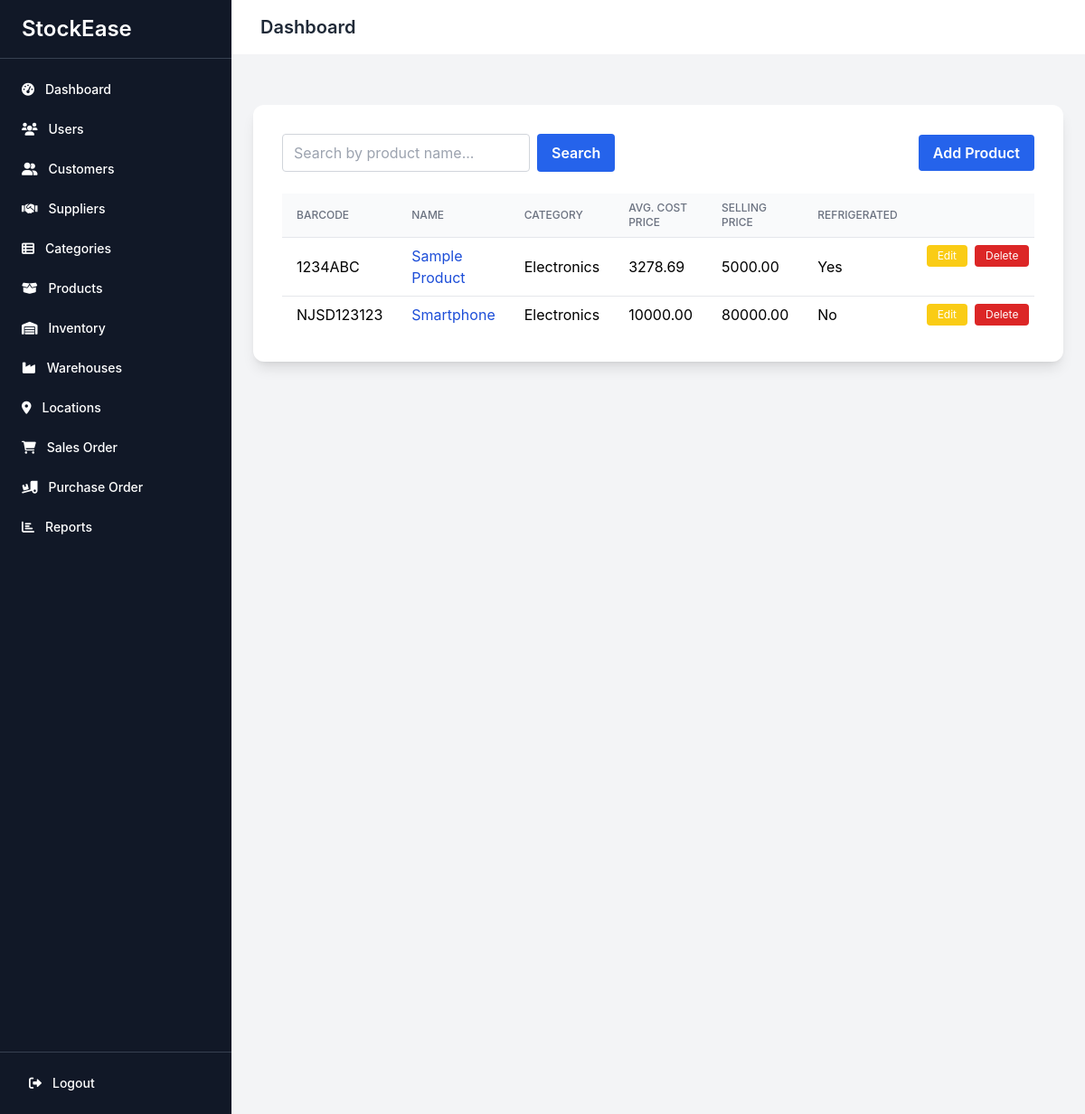
Screenshot of /products/ (signed in) with the database file from the repository.
### core/models.py (models this page shows, shortened)
class Product(models.Model):
    barCode = models.CharField(max_length=255, unique=True)
    name = models.CharField(max_length=255)
    description = models.TextField()
    category = models.ForeignKey(Category, on_delete=models.CASCADE)
    expiryDate = models.DateField(null=True, blank=True)
    averageCostPrice = models.DecimalField(
        max_digits=10,
        decimal_places=2,
        default=0,
        help_text="Average cost price of the product"
    )
    sellingPrice = models.DecimalField(max_digits=10, decimal_places=2)
    packedWeight = models.FloatField(blank=True, null=True)
    packedHeight = models.FloatField(blank=True, null=True)
    packedWidth = models.FloatField(blank=True, null=True)
    packedDepth = models.FloatField(blank=True, null=True)
    refrigerated = models.BooleanField(default=False)
    warehouses = models.ManyToManyField('Warehouse', through='Inventory')

class Category(models.Model):
    title = models.CharField(max_length=255)
    description = models.TextField(null=True, blank=True)
    class Meta:
        verbose_name_plural = "Categories"

### core/views.py (the view)
# urls.py: path('products/', views.product_list, name='product_list'),
@login_required
@user_passes_test(is_admin)
def product_list(request):
    products = Product.objects.select_related('category').all()
    return render(request, 'core/product_list.html', {'products': products})

### core/views.py (called while the page is built)
def is_admin(user):
    return user.is_authenticated and user.role == 'administrator'

### core/templates/core/product_list.html (shortened to what this page needs)
{% extends 'core/base.html' %}
{% load static %}
{% block content %}
<div class="min-h-screen bg-gray-100 py-8">
  <div class="max-w-4xl mx-auto bg-white rounded-xl shadow-lg p-8">
    <div class="flex flex-col sm:flex-row sm:justify-between sm:items-center mb-6 gap-4">
      <form class="flex w-full sm:w-auto gap-2" onsubmit="return false;">
        <input id="product-search" type="text" placeholder="Search by product name..." class="input input-bordered w-full max-w-xs px-3 py-2 border border-gray-300 rounded focus:outline-none focus:ring-2 focus:ring-blue-400" />
        <button id="product-search-btn" type="button" class="px-4 py-2 bg-blue-600 hover:bg-blue-700 text-white font-semibold rounded transition">Search</button>
      </form>
      <a href="{% url 'product_create' %}" class="px-4 py-2 bg-blue-600 hover:bg-blue-700 text-white font-semibold rounded transition">Add Product</a>
    </div>
    <div class="overflow-x-auto">
      <table class="min-w-full divide-y divide-gray-200" id="product-table">
        <thead class="bg-gray-50">
          <tr>
            <th class="px-4 py-2 text-left text-xs font-medium text-gray-500 uppercase">Barcode</th>
            <th class="px-4 py-2 text-left text-xs font-medium text-gray-500 uppercase">Name</th>
            <th class="px-4 py-2 text-left text-xs font-medium text-gray-500 uppercase">Category</th>
            <th class="px-4 py-2 text-left text-xs font-medium text-gray-500 uppercase">Avg. Cost Price</th>
            <th class="px-4 py-2 text-left text-xs font-medium text-gray-500 uppercase">Selling Price</th>
            <th class="px-4 py-2 text-left text-xs font-medium text-gray-500 uppercase">Refrigerated</th>
            <th class="px-4 py-2"></th>
          </tr>
        </thead>
        <tbody class="bg-white divide-y divide-gray-200">
          {% for product in products %}
          <tr>
            <td class="px-4 py-2">{{ product.barCode }}</td>
            <td class="px-4 py-2 product-name">
              <a href="{% url 'product_detail' product.pk %}" class="text-blue-700 hover:underline">{{ product.name }}</a>
            </td>
            <td class="px-4 py-2">{{ product.category.title }}</td>
            <td class="px-4 py-2">{{ product.averageCostPrice }}</td>
            <td class="px-4 py-2">{{ product.sellingPrice }}</td>
            <td class="px-4 py-2">{% if product.refrigerated %}Yes{% else %}No{% endif %}</td>
            <td class="px-4 py-2 flex gap-2">
              <a href="{% url 'product_update' product.pk %}" class="px-3 py-1 bg-yellow-400 hover:bg-yellow-500 text-white rounded text-xs">Edit</a>
              <a href="{% url 'product_delete' product.pk %}" class="px-3 py-1 bg-red-600 hover:bg-red-700 text-white rounded text-xs">Delete</a>
            </td>
          </tr>
          {% empty %}
          <tr><td colspan="7" class="text-center py-4 text-gray-500">No products found.</td></tr>
          {% endfor %}
        </tbody>
      </table>
    </div>
  </div>
</div>
{% endblock %}

### rows the page displays
Product: barCode "1234ABC", name "Sample Product", category "Electronics", averageCostPrice "3278.69", sellingPrice "5000.00", refrigerated "Yes"
Product: barCode "NJSD123123", name "Smartphone", category "Electronics", averageCostPrice "10000.00", sellingPrice "80000.00", refrigerated "No"
